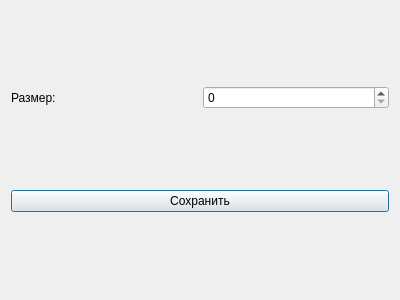
<?xml version="1.0" encoding="UTF-8"?>
<ui version="4.0">
 <class>dronesSetting</class>
 <widget class="QDialog" name="dronesSetting">
  <property name="geometry">
   <rect>
    <x>0</x>
    <y>0</y>
    <width>400</width>
    <height>300</height>
   </rect>
  </property>
  <property name="windowTitle">
   <string>Configure drones</string>
  </property>
  <layout class="QVBoxLayout" name="verticalLayout">
   <item>
    <layout class="QHBoxLayout" name="horizontalLayout">
     <item>
      <widget class="QLabel" name="label">
       <property name="text">
        <string>Размер:</string>
       </property>
      </widget>
     </item>
     <item>
      <widget class="QSpinBox" name="sizeSpinBox"/>
     </item>
    </layout>
   </item>
   <item>
    <widget class="QPushButton" name="saveDronesSettingButton">
     <property name="text">
      <string>Сохранить</string>
     </property>
    </widget>
   </item>
  </layout>
 </widget>
 <resources/>
 <connections/>
</ui>
